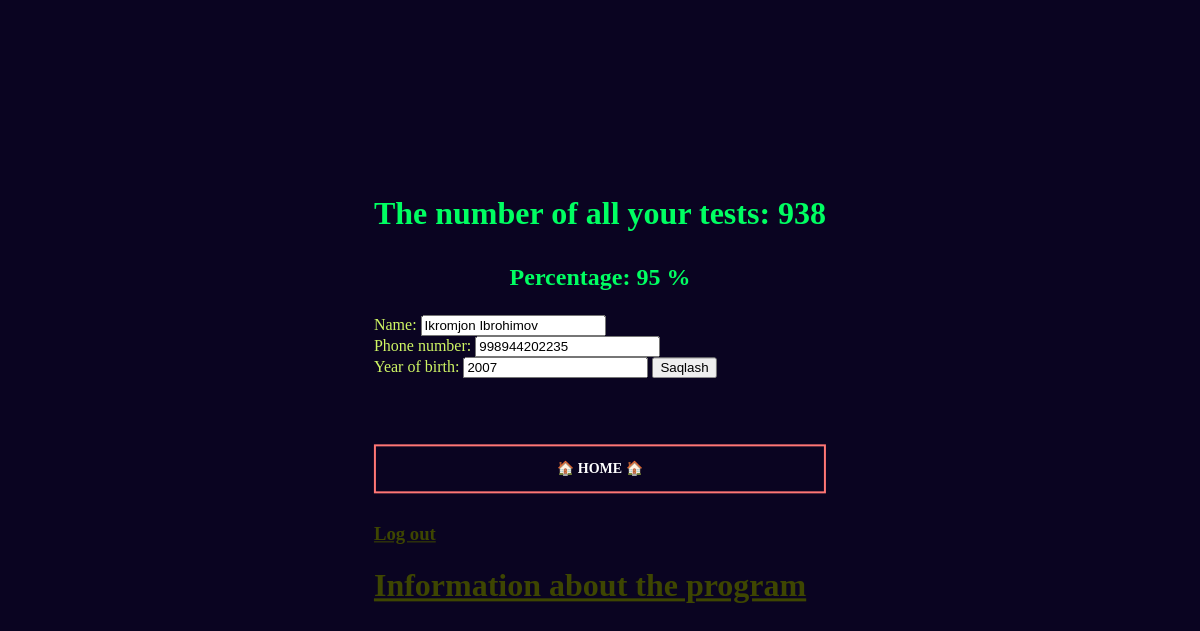
Page /settings/ (signed in) on the earlier database version.
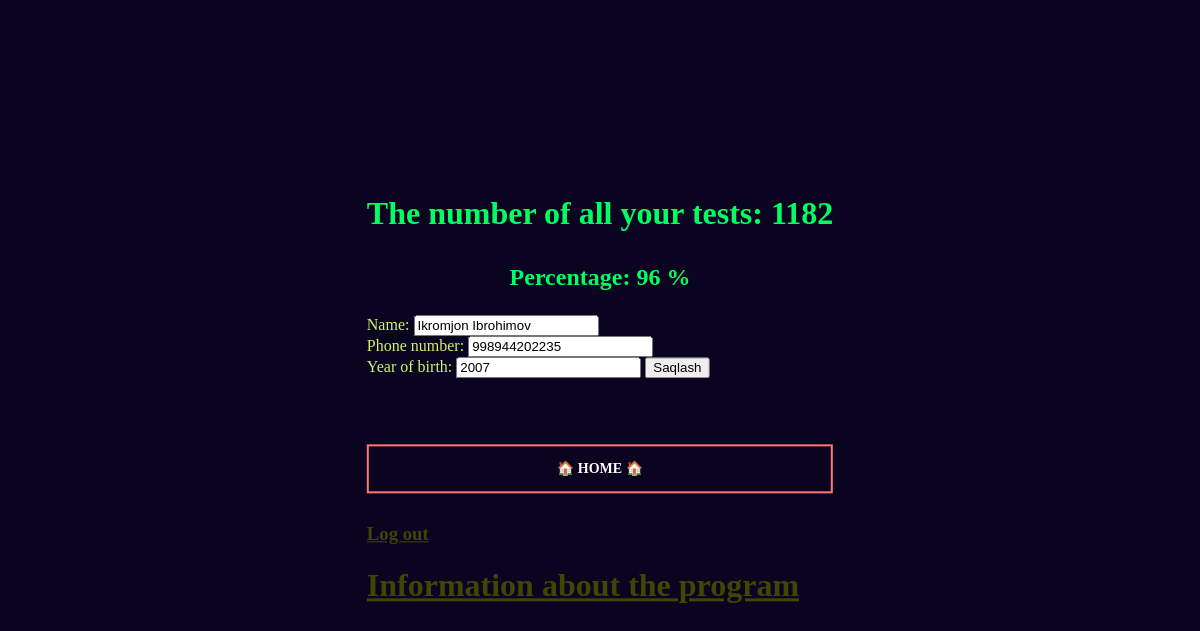
Same page on the later database version.
### userapp/models.py (models this page shows, shortened)
class Profil(models.Model):
    G = [('male', 'male'),
         ('female', 'female')]
    name = models.CharField(max_length=50)                       # full name
    user = models.OneToOneField(User, on_delete=models.CASCADE)  # username, password
    gender = models.CharField(max_length=7, choices=G)
    tel_number = models.CharField(max_length=20, null=True, blank=True)   # contact
    year_of_birth = models.PositiveSmallIntegerField()                    # for example: 2007
    test = models.PositiveIntegerField(default=0)               # Number of tests
    acceptance = models.PositiveIntegerField(default=0)         # The number of correct choices
    rejection = models.PositiveIntegerField(default=0)          # Number of incorrect selections
    percentage = models.PositiveSmallIntegerField(default=100)  # Percentage of correct choices, in a 100-point system
    last_activity = models.DateTimeField(null=True, blank=True)

### mainapp/views.py (the view)
# urls.py: path('settings/', settings),
    def settings(request):
        if request.user.is_authenticated:
            profil = Profil.objects.get(user=request.user)
            profil.last_activity = timezone.now()
            profil.save()
            if request.method == "POST":
                Profil.objects.filter(user=request.user).update(
                    name=request.POST.get("name"),
                    tel_number=request.POST.get('tel_number'),
                    year_of_birth=request.POST.get('year_of_birth'))
                return redirect('/home_page/')
            pr = Profil.objects.get(user=request.user)
            if pr.test != 0:
                data = {"i": pr}
                return render(request, "settings.html", data)
            data = {"i": pr, "p":  "You haven't taken the test yet"}
            return render(request, "settings.html", data)
        return redirect('/')

### templates/settings.html (shortened to what this page needs)
<!DOCTYPE html>
<html lang="en">
<head>
</head>
<body bgcolor="#008000">
  <div class="middle">
    <h1 style="color:rgb(0, 255, 98); text-align: center;"> The number of all your tests: {{i.test}}</p></h1>
    <h2 ><p style="color:rgb(0, 255, 98); text-align: center;">Percentage: {{i.percentage}} %</h2>
  <form method="post">{% csrf_token %}
    <lebel style="color: rgba(209, 249, 101, 0.99);">Name: </lebel>
    <input type="text" name="name" value="{{i.name}}">
    <br>
    <lebel style="color: rgba(209, 249, 101, 0.99);">Phone number: </lebel>
    <input type="number" name="tel_number" value="{{i.tel_number}}">
    <br>
    <label style="color: rgba(209, 249, 101, 0.99);">Year of birth:</label>
    <input type="number" name="year_of_birth" value="{{i.year_of_birth}}">
    <button type="submit">Saqlash</button>
  </form>
      <br>
    <br>
    <h1><a href="/home_page/" class="btn btn1" style="text-align: center;">🏠 home 🏠</a></h1>
    <h3><a style="color: rgb(62, 70, 1);" href="/logout/" >Log out</a></h3>
    <h1><a style="color: rgb(62, 70, 1);" href="/about/">Information about the program</a></h1>
  </div>
</body>
</html>

### templates/settings.html (style rules this page uses)
body { margin: 0; padding: 0; background: #0a0421; }
.middle { position: absolute; top: 50%; left: 50%; transform: translate(-50%,-50%); }
.btn { position: relative; display: block; color: white; font-size: 14px; font-family: "montserrat"; text-decoration: none; margin: 30px 0; border: 2px solid #ff7675; padding: 14px 60px; text-transform: uppercase; overflow: hidden; transition: 1s all ease; }
.btn::before { background: #ff7675; content: ""; position: absolute; top: 50%; left: 50%; transform: translate(-50%,-50%); z-index: -1; transition: all 0.6s ease; }
.btn1::before { width: 0%; height: 100%; }

Differences in the rows shown:
changed Profil "Ikromjon Ibrohimov": test "938" → "1182"; percentage "95" → "96"
